Frame 1 (no input): blank canvas, image omitted
Frame 60 (no input): blank canvas, image omitted
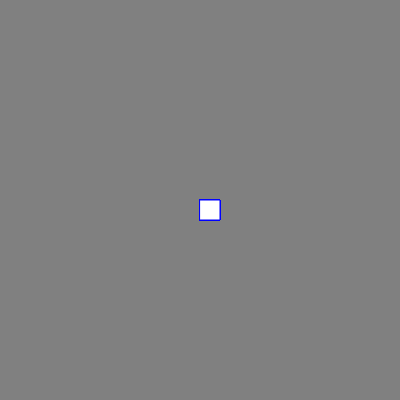
Frame 120 (the mouse pressed at the canvas centre since frame 60)

The p5.js sketch whose frames 1 and 60 were blank and that drew this single picture after the mouse press (run headless with seeded random() and noise() and a simulated clock; from frame 60 on, the mouse is pressed at the canvas centre):

// p5.js sketch
// ── sketch.js
function setup() {
    createCanvas(400, 400);
    background("gray")
  }
  
  function draw() {
    stroke("blue");
    fill("white");
    
    
    if (mouseIsPressed) {
      rect(mouseX, mouseY, 20, 20);
    }
  }
  
